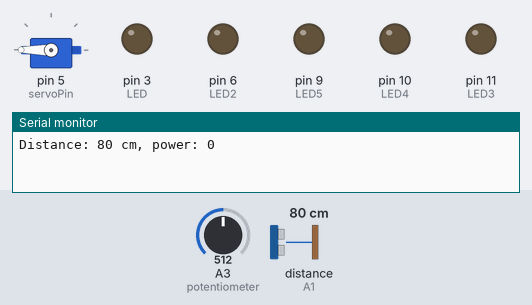
The sketch below on a simulated Arduino Uno, built with avr-gcc and run on an emulated ATmega328P. On the bench: servo, output pins drawn as LEDs (lit = HIGH), the last lines printed to the serial monitor. The inputs (shaded band) are chosen by the test bench; at power-on: distance to the obstacle (sensor on A1) 80 cm, A3 (potentiometer) = 512. The echo pulse lasts 58.3 µs per cm.

Above: at 1.3 s.
1.4 s: distance to the obstacle (sensor on A1) set to 17 cm
2.9 s: distance to the obstacle (sensor on A1) set to 15 cm
At 3.06 s:
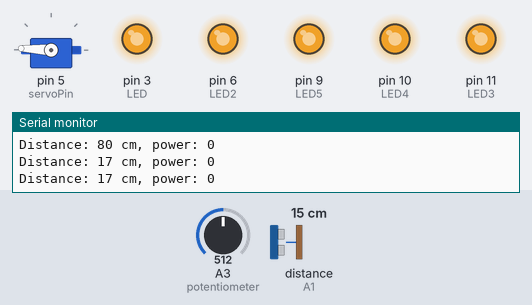
5.9 s: distance to the obstacle (sensor on A1) set to 2 cm
At 7.1 s:
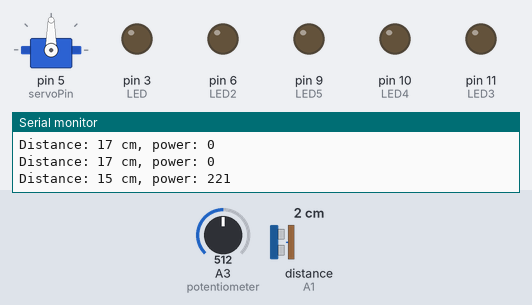
8.9 s: distance to the obstacle (sensor on A1) set to 4 cm
At 10.97 s:
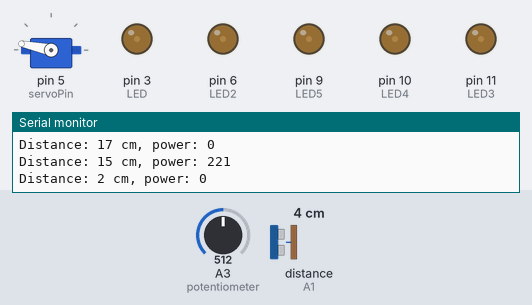
11.9 s: distance to the obstacle (sensor on A1) set to 9 cm
At 14.7 s:
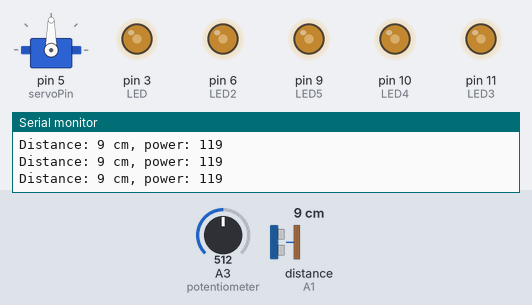
Timing chart, 0 to 15.9 s (numbered marks = the images above; inputs shaded):
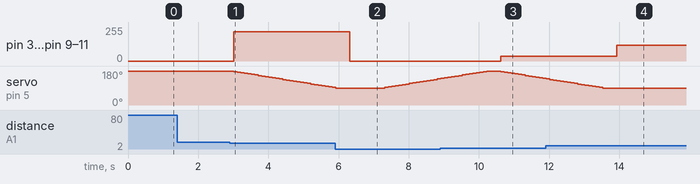

Measured:
- the behaviour switches between 17 and 16 cm on distance to the obstacle (sensor on A1) (found by bisection; images 0 and 1)
- the behaviour switches between 2 and 3 cm on distance to the obstacle (sensor on A1) (found by bisection; images 2 and 3)
- after the input at 2.9 s, pin 3 (LED), pin 6 (LED2), pin 9 (LED5), pin 10 (LED4), pin 11 (LED3): 0/255 → 221/255 after 0.11 s; servo on pin 5 (servoPin): moves from 180° to 93° over 2.8 s, starting after 0.11 s
- after the input at 5.9 s, pin 3 (LED), pin 6 (LED2), pin 9 (LED5), pin 10 (LED4), pin 11 (LED3): 221/255 → 0/255 after 0.42 s
- after the input at 8.9 s, pin 3 (LED), pin 6 (LED2), pin 9 (LED5), pin 10 (LED4), pin 11 (LED3): 0/255 → 34/255 after 1.7 s
- after the input at 11.9 s, pin 3 (LED), pin 6 (LED2), pin 9 (LED5), pin 10 (LED4), pin 11 (LED3): 34/255 → 119/255 after 2.0 s

The sketch:

smartLED-forGh.ino
```cpp
#include <Ultrasonic.h>
#include <Servo.h>

//пины
int trigPin = A0;
int echoPin = A1;
int potentiometer = A3;
int LED = 3;    //ШИМ
int LED2 = 6;    //ШИМ
int LED3 = 11;    //ШИМ
int LED4 = 10;    //ШИМ
int LED5 = 9;    //ШИМ
int servoPin = 5;

//переменные
int distance = 0;
int power = 0;       // при включении, диоды выключены
int sleepmode = 0;    // при включении, выходит из сна
int sleepPos = 180;    // позиция сна (в градусах)
int targetPos = 130;    // позиция в режиме работы (в градусах)
int stepPos = 3;    // шаг вращения
int rate = 2;    // погрешность в см, так как датчик работает от 2см
int old_distance = 0;    // для сравнения прошлого и нынешнего показателя
Ultrasonic ultrasonic(trigPin, echoPin);
Servo Servo1;


void setup(){
  Serial.begin(9600); // Запускаем монитор для инфо
  pinMode(LED, OUTPUT);
  pinMode(LED2, OUTPUT);
  pinMode(LED3, OUTPUT);
  pinMode(LED4, OUTPUT);
  pinMode(LED5, OUTPUT);
  pinMode(potentiometer, INPUT);
  Servo1.attach(servoPin);
  targetPos = targetPos / stepPos; // меняем градусы на делитель для потенциометра
  Servo1.write(sleepPos); //калибруем на позицию сна
  delay(100);
}

void loop(){
  //задаем дистанцию для управления
  distance = ultrasonic.distanceRead();
  if (distance < (15 + rate) && distance > (0 + rate)) {
    power = (distance - rate) * 17;
    analogWrite(LED, power);
    analogWrite(LED2, power);
    analogWrite(LED3, power);
    analogWrite(LED4, power);
    analogWrite(LED5, power);

  } else if (distance < (1 + rate) && distance > 0) {
    power = 0;
    analogWrite(LED, power);
    analogWrite(LED2, power);
    analogWrite(LED3, power);
    analogWrite(LED4, power);
    analogWrite(LED5, power);

  } else if (distance < (20 + rate) && distance > (16 + rate)) {
    power = 255;
    analogWrite(LED, power);
    analogWrite(LED2, power);
    analogWrite(LED3, power);
    analogWrite(LED4, power);
    analogWrite(LED5, power);

  } else {analogWrite(LED, power);
  analogWrite(LED2, power);
  analogWrite(LED3, power);
  analogWrite(LED4, power);
  analogWrite(LED5, power);}

  //задаем угол вращения
  if (distance != old_distance) {
    int currPos = Servo1.read(); // Текущая позиция
    int val_poten = analogRead(potentiometer); // Считываем данные с потенциометра
    targetPos = map(val_poten, 0, 1023, 0, 180 / stepPos); // переводим данные потенциометра в новый диапазон


  if (power == 0) {    // переход в режим сна
    delay(1000);
    while (currPos < sleepPos) {
      currPos += stepPos;
      if (currPos > sleepPos) {
      currPos = sleepPos; // Если currPos стал больше sleepPos, присваиваем currPos значение sleepPos
      }
      Servo1.write(currPos);
      delay(100);
}

  } else {
    int diff = abs(currPos - (targetPos * stepPos)); // Вычисляем разницу между переменными
    if (diff > 5) { // Если разница больше 5
        if (currPos > (targetPos * stepPos)) { // Если текущая позиция больше заданной
            while (currPos > (targetPos * stepPos)) { // Вращаем сервомотор влево с шагом 5 градусов
                currPos -= stepPos;
                if (currPos < (targetPos * stepPos)) {
                  currPos = targetPos; // Если currPos стал больше sleepPos, присваиваем currPos значение sleepPos
                  }
                Servo1.write(currPos);
                delay(100);
            }
        } else if (currPos < (targetPos * stepPos)) { // Если текущая позиция меньше заданной
            while (currPos < (targetPos * stepPos)) { // Вращаем сервомотор вправо с шагом 5 градусов
                currPos += stepPos;
                if (currPos > (targetPos * stepPos)) {
                  currPos = targetPos; // Если currPos стал больше sleepPos, присваиваем currPos значение sleepPos
                  }
                Servo1.write(currPos);
                delay(100);
            }
        }
    } else {
        // Разница между переменными составляет 5 или менее
    }
}
  }
  old_distance = distance;    //перезаписываем переменную

  //Монитор для инфо
  Serial.print("Distance: ");
  Serial.print(distance);
  Serial.print(" cm, power: ");
  Serial.println(power);
  delay(300);

}
```
